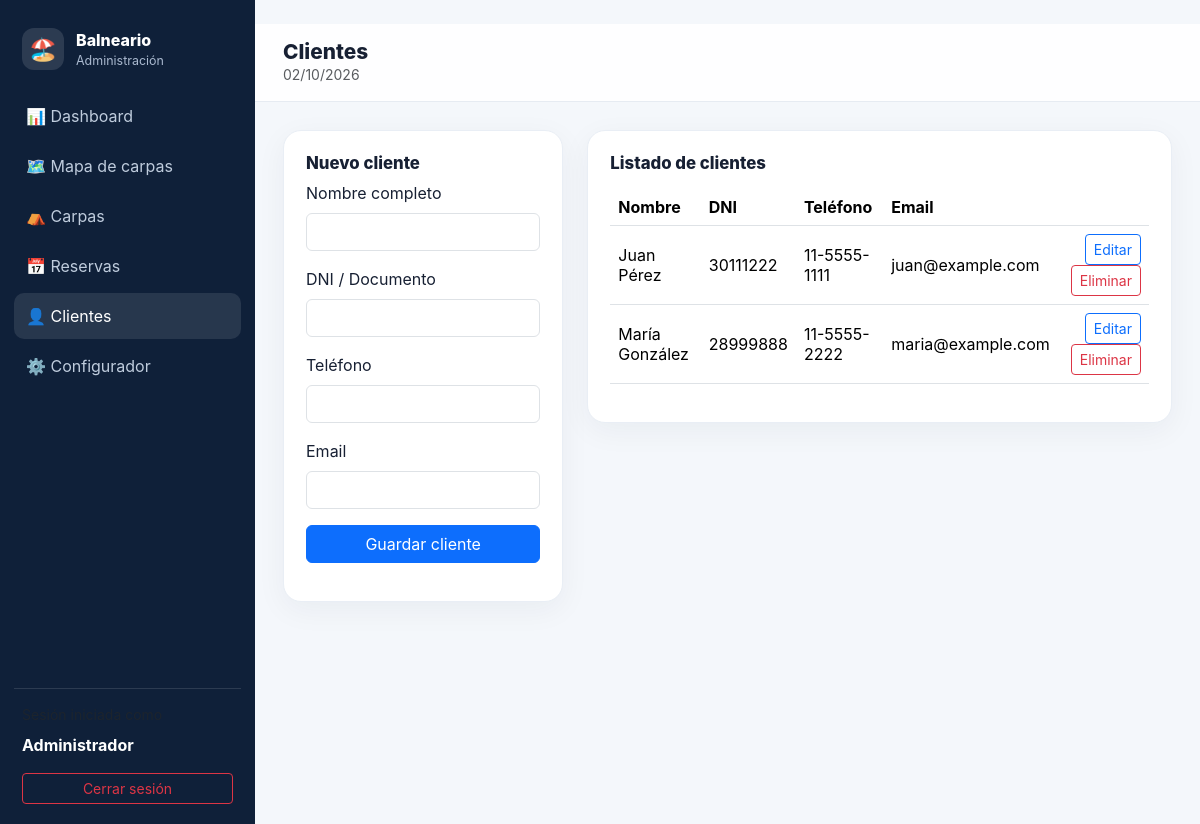
Page /clientes.php (signed in) on the committed database.
### tables this page shows
CREATE TABLE clientes (
    id INT AUTO_INCREMENT PRIMARY KEY,
    nombre VARCHAR(120) NOT NULL,
    dni VARCHAR(30) NOT NULL UNIQUE,
    telefono VARCHAR(40) DEFAULT '',
    email VARCHAR(120) DEFAULT '',
    creado_en TIMESTAMP DEFAULT CURRENT_TIMESTAMP
);

### clientes.php (the view, shortened to what this page needs)
<?php
require_once "conexion.php";
$editar = null;
$lista = $conexion->query("SELECT * FROM clientes ORDER BY nombre");
require_once "header.php";
?>
<div class="row g-4">
    <div class="col-lg-4">
        <div class="card-soft">
            <h2 class="section-title"><?= $editar ? "Editar cliente" : "Nuevo cliente" ?></h2>
            <form method="post">
                <div class="mb-3"><label class="form-label">Nombre completo</label><input class="form-control" name="nombre" required value="<?= htmlspecialchars($editar["nombre"] ?? "") ?>"></div>
                <div class="mb-3"><label class="form-label">DNI / Documento</label><input class="form-control" name="dni" required value="<?= htmlspecialchars($editar["dni"] ?? "") ?>"></div>
                <div class="mb-3"><label class="form-label">Teléfono</label><input class="form-control" name="telefono" value="<?= htmlspecialchars($editar["telefono"] ?? "") ?>"></div>
                <div class="mb-3"><label class="form-label">Email</label><input type="email" class="form-control" name="email" value="<?= htmlspecialchars($editar["email"] ?? "") ?>"></div>
                <button class="btn btn-primary w-100">Guardar cliente</button>
            </form>
        </div>
    </div>
    <div class="col-lg-8">
        <div class="card-soft">
            <h2 class="section-title">Listado de clientes</h2>
            <div class="table-responsive mt-3">
                <table class="table align-middle">
                    <thead><tr><th>Nombre</th><th>DNI</th><th>Teléfono</th><th>Email</th><th></th></tr></thead>
                    <tbody>
                    <?php while ($fila = $lista->fetch_assoc()): ?>
                        <tr>
                            <td><?= htmlspecialchars($fila["nombre"]) ?></td>
                            <td><?= htmlspecialchars($fila["dni"]) ?></td>
                            <td><?= htmlspecialchars($fila["telefono"]) ?></td>
                            <td><?= htmlspecialchars($fila["email"]) ?></td>
                            <td class="text-end">
                                <a class="btn btn-sm btn-outline-primary" href="clientes.php?editar=<?= $fila["id"] ?>">Editar</a>
                                <form method="post" class="d-inline" onsubmit="return confirm('¿Eliminar cliente?')">
                                    <button class="btn btn-sm btn-outline-danger">Eliminar</button>
                                </form>
                            </td>
                        </tr>
                    <?php endwhile; ?>
                    </tbody>
                </table>
            </div>
        </div>
    </div>
</div>
<?php require_once "footer.php"; ?>

### estilos.css (style rules this page uses)
:root { --primary: #0d6efd; --bg: #f4f7fb; --card: #ffffff; --text: #172033; --muted: #6c7891; }
body { background: var(--bg); color: var(--text); font-family: Inter, system-ui, -apple-system, Segoe UI, Roboto, Arial, sans-serif; }
.card-soft { background: var(--card); border-radius: 18px; padding: 22px; border: 1px solid #e9eef5; box-shadow: 0 8px 30px rgba(22, 34, 51, .05); }
.section-title { font-size: 1.05rem; font-weight: 800; }

### rows in the picture
clientes: nombre "Juan Pérez", dni "30111222", telefono "11-5555-1111", email "juan@example.com"
clientes: nombre "María González", dni "28999888", telefono "11-5555-2222", email "maria@example.com"

### other values in the picture
$_SESSION["admin_nombre"] "Administrador"
$titulo "Clientes"
